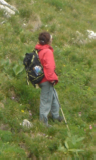
#> input picture data/Train_Positive/crop001030c.bmp, 96 x 160 px, found by its file name; its folder holds only this picture in this run
$ jupyter execute --allow-errors project2.ipynb
#> lines starting #> are read from the running program, lines starting #| are printed output that depends on the picture
#> in prepare_image, img is the input picture: shape (160, 96, 3); mean B, G, R 70.3, 122.6, 119.1
## **Import library**

[cell 1]
import cv2
import math
import numpy as np
from matplotlib import pyplot as plt

## **Define function for normalization and image display**

[cell 2]
#image normalization
def normalization(img, range):
  normed_img = img/(img.max()/range)
  return normed_img

[cell 3]
# [6 lines left out: function plotImage, not called in this run]

[cell 4]
def convolve2d(image, kernel, stride = 1):
  kernel = np.flipud(np.fliplr(kernel))

  k_sizeX, k_sizeY = kernel.shape

  im_sizeX, im_sizeY = image.shape

  padding = int(np.floor((k_sizeX-1)/2)) # padding = ((k-1) / 2)

  #output image (convolved with image)
  new_image = np.zeros((im_sizeX + 2*padding, im_sizeY + 2*padding))
  new_image[padding: im_sizeX+padding, padding: im_sizeY + padding] = image[:,:]

  output = np.zeros(new_image.shape)

  new_im_sizeX, new_im_sizeY = new_image.shape
  for y in range(new_im_sizeY):
    if y > new_im_sizeY-k_sizeY:
      break

    for x in range(new_im_sizeX):
      if x > new_im_sizeX-k_sizeX:
        break

      if( y % stride == 0 and x%stride == 0):

        output[int(np.floor((2*x+k_sizeX)/2)),int(np.floor((2*y+k_sizeY)/2))] = (kernel * new_image[x:x+k_sizeX, y:y+k_sizeY]).sum()

  return output

[cell 5]
def grey_scale(img):
    R, G, B = img[:,:,0], img[:,:,1], img[:,:,2]
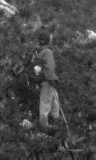
#> R: shape (160, 96); min 17, max 247, mean 70.3
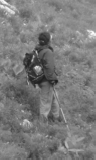
#> G: shape (160, 96); min 29, max 251, mean 122.6
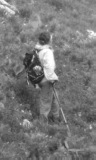
#> B: shape (160, 96); min 33, max 254, mean 119.1
    imgGray = 0.2989 * R + 0.5870 * G + 0.1140 * B
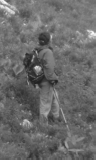
#> imgGray: shape (160, 96) float64; min 32.21, max 249.5, mean 106.6
    return imgGray

## **Define Prewitt Operator**

[cell 6]
Px = np.array([[1, 0, -1],
               [1, 0, -1],
               [1, 0, -1]])

Py = np.array([[1, 1, 1],
               [0, 0, 0],
               [-1, -1, -1]])

## **HOG Feature **

[cell 7]
def get_bin(cell_theta, cell_M):
    #calculate the histogram of the each cell
    bin_size = 9
    bin_degree = 180/bin_size
    hist = np.zeros(9)
    for i in range(cell_theta.shape[0]):
        for j in range(cell_theta.shape[1]):
            bin_index = int((cell_theta[i, j] + 10) // 20)

            v_1 = cell_M[i, j] * (bin_degree * (bin_index + 1) - 10 - cell_theta[i,j])/bin_degree
            v_2 = cell_M[i, j] * (cell_theta[i,j] - bin_degree * bin_index + 10)/bin_degree

            hist[bin_index] += v_1
            if bin_index +1 <= 8:
                hist[bin_index+1] += v_2
    return hist

def block_normalization(block_vec):
    temp = np.sqrt(np.sum(np.power((block_vec),2)))
    if temp == 0:
        return block_vec
    return block_vec/temp


def get_hist_cell(theta, M):
    #get the histogram of the each cell
    width, height = M.shape[0], M.shape[1]
    bin_size = 9
    cell_size = 8
    step = 8
    hist_vector = np.zeros((int(width/cell_size), int(height/cell_size), bin_size))
    for i in range(hist_vector.shape[0]):
        for j in range(hist_vector.shape[1]):
            cell_magnitude = M[i * cell_size: (i+1) * cell_size, j*cell_size : (j+1) *cell_size]
            cell_theta = theta[i * cell_size: (i+1) * cell_size, j*cell_size : (j+1) *cell_size]
            cell_hist = get_bin(cell_theta, cell_magnitude)
            hist_vector[i][j] = cell_hist


# get the histogram of the whole image
    hog_vector = []
    for i in range(int(width/cell_size) - 1):
        for j in range(int(height/cell_size) -1):
            block_vec = []
            block_vec.extend(hist_vector[i][j])
            block_vec.extend(hist_vector[i][j+1])
            block_vec.extend(hist_vector[i+1][j])
            block_vec.extend(hist_vector[i+1][j+1])
            hog_vector.extend(block_normalization(block_vec))
    return hog_vector

## **Feed into the Neuro Network**

[cell 8]
class nn():
    def __init__(self, X, layer_size, test_X):
        np.random.seed(1)
        self.X = X.T
        self.test_X = test_X.T
        # self.y = y
        self.ground_truth = np.array([[1, 1, 1, 1, 1, 1, 1, 1, 1, 1, 0, 0, 0, 0, 0, 0 ,0 ,0 ,0 ,0]])
        self.num = 0
        self.test_ground_truth = np.array([[1, 1, 1, 1, 1, 0, 0, 0, 0, 0]])
        self.y_pred = np.zeros((self.ground_truth.shape[1],1))
        self.sam = self.ground_truth.shape[1]
        self.learning_rate = 0.00003
        # self.layer_num = 2
        self.layer_size = layer_size
        self.weights_1 = 2 * np.random.rand(self.layer_size, X.shape[1]) - 1
        self.weights_2 = 2 * np.random.rand(1, self.layer_size) - 1
        self.bias_1 = np.random.rand(self.layer_size,1)
        self.bias_2 = np.random.rand(1,1)
        self.test_loss = 0

        self.loss = 0
        # self.layer_output = feed_forward(X, weights)

    def dSigmoid(self,x):
        s = 1/(1+np.exp(-x))
        return np.multiply(s,(1-s))

    # [4 lines left out: function dRelu, not called in this run]

    def sigmoid_function(self,x):
        return 1/(1+np.exp(-x))

    def relu_function(self,x):
        return np.maximum(0,x)

    # [53 lines left out: functions loss_function, train, pred, not called in this run]

## **Prepare the training image**

[cell 9]
def prepare_image(img_name):
    img = cv2.imread(img_name)
    img = grey_scale(img)
    Gx = convolve2d(img,Px)
#> in convolve2d, `new_image[padding: im_sizeX+padding, padding: im_sizeY + padding] = im..`:
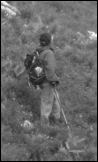
#> new_image: shape (162, 98) float64; min 0, max 249.5, mean 103.1
#> after the loop in convolve2d, `for y in range(new_im_sizeY):`:
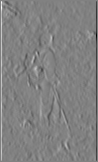
#> output: shape (162, 98) float64; min -685.8, max 664.6, mean 0.1; drawn with min black and max white
    Gy = convolve2d(img,Py)
#> call 2 of convolve2d, with kernel = array of shape (3, 3), stride = 1
#> after the loop in convolve2d (call 2), `for y in range(new_im_sizeY):`:
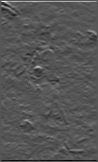
#> output: shape (162, 98) float64; min -353.1, max 690, mean -0.6; drawn with min black and max white
    M = np.sqrt(Gx*Gx + Gy*Gy)
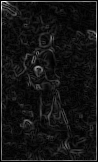
#> M: shape (162, 98) float64; min 0, max 692.6, mean 55.8; drawn with min black and max white
    M = np.round(normalization(M, 255))
    theta = np.zeros(Gx.shape)
    for i in range(theta.shape[0]):
        for j in range(theta.shape[1]):
            if Gy[i,j] == 0 and Gx[i,j] == 0:
                theta[i,j] = 0
            elif Gx[i,j] == 0:
                theta[i,j] = 90
            else:
                theta[i,j] = np.arctan2(Gy[i,j], Gx[i,j]) * 180 / np.pi
                if theta[i,j] < -10:
                    theta[i,j] += 180
                elif theta [i,j] >= 170:
                    theta[i,j] -= 180
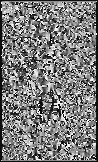
#> theta: shape (162, 98) float64; min -9.98, max 170, mean 78.1; drawn with min black and max white
    for i in range(theta.shape[0]):
        for j in range(theta.shape[1]):
            if str(theta[i,j]) == "nan":
                print(true)
    hog_vector= get_hist_cell(theta, M)
    return hog_vector

## **Read in the training data, First positive, then negative**

[cell 10]
# from skimage import io
import os
data_input = []
path = "/Users/shenmengjie/Desktop/Computer Vision/project2/data/Train_Positive/"
path_2 = "/Users/shenmengjie/Desktop/Computer Vision/project2/data/Train_Negative/"

file_dir = os.listdir(path)
for file in file_dir:
    if not os.path.isdir(file):
        file_name = path + file
        # img = cv2.imread(file_name)
        # plotImage(img, "test")
        # print(file_name)
        hog_vector = prepare_image(file_name)
        data_input.append(hog_vector)
        print("img done!")
    else:
        print("cannot open the file!")

# print("positive done!")
#> (the rest of this cell did not finish here and is left out)

## **Read in the test data**

[cell 11]
import os
test_input = []
path = "/Users/shenmengjie/Desktop/Computer Vision/project2/data/Test_Positive/"
path_2 = "/Users/shenmengjie/Desktop/Computer Vision/project2/data/Test_Negative/"

#> (the rest of this cell did not finish here and is left out)

## **Train a neural network with layer size of 250 neurons**

[cell 12]
from numpy import random
#> (the rest of this cell did not finish here and is left out)

HOG_nn.train()

#> (a cell that did not finish here is left out)

#> (a cell that did not finish here is left out)

## **Train a neural network with layer size of 500 neurons**

#> (a cell that did not finish here is left out)

HOG_nn_500.train()

#> (a cell that did not finish here is left out)

## **Train a neural network with layer size of 1000 neurons**

#> (a cell that did not finish here is left out)
